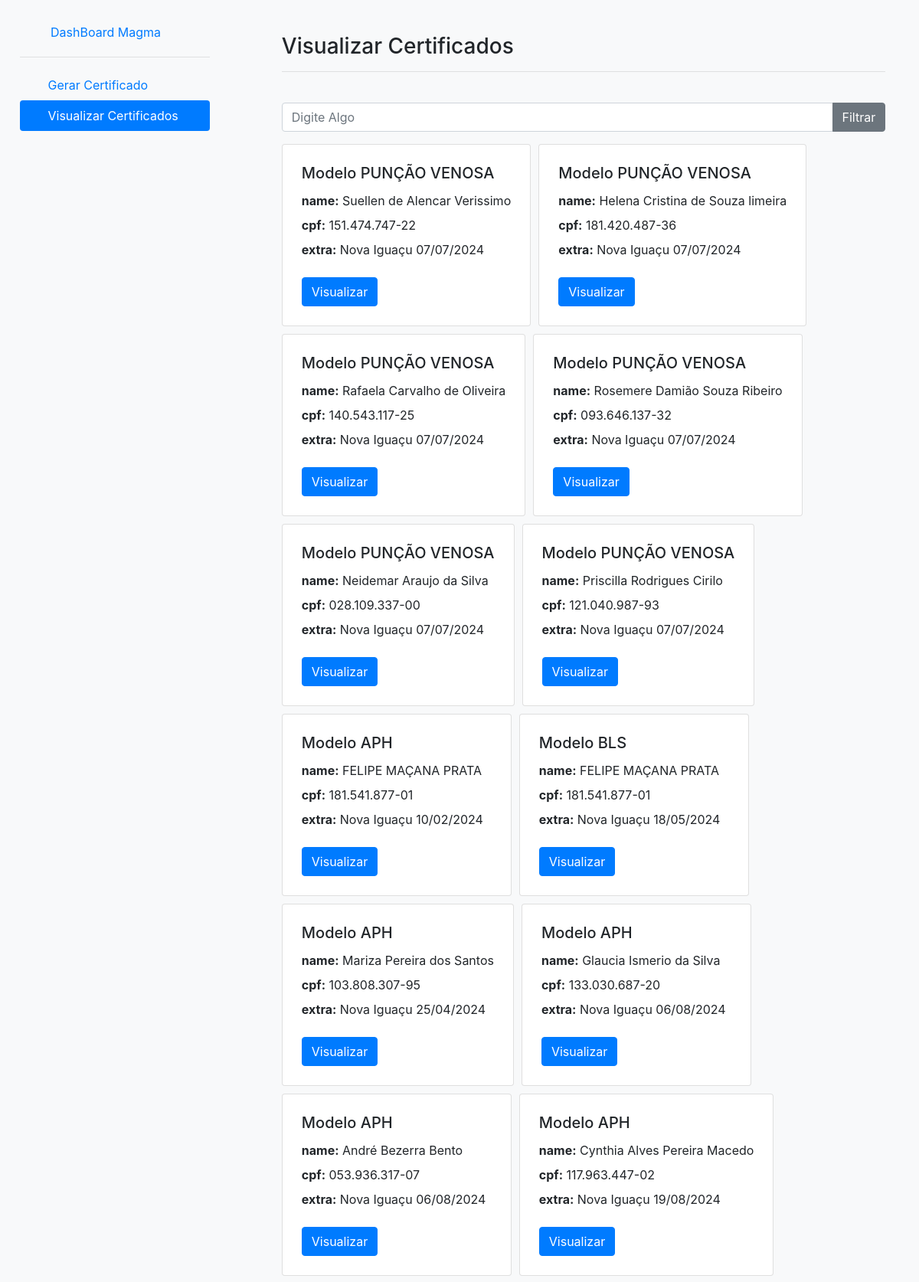
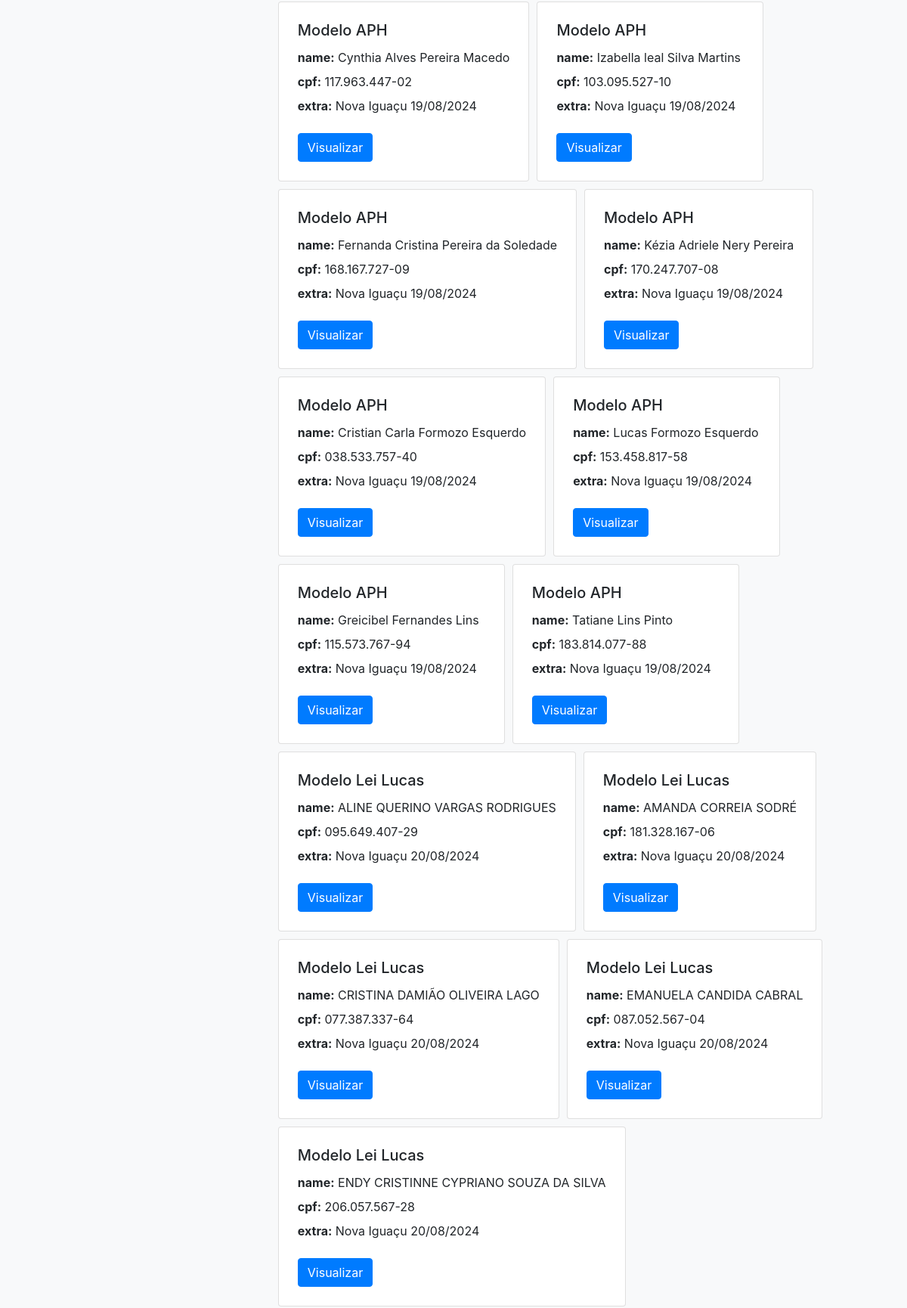
/dash/history (upper part), run on the app's committed database (2 pictures, top to bottom).
### certificate/models.py (models this page shows, shortened)
class Certificate(models.Model):
    identifier = models.CharField(max_length=200)
    model = models.ForeignKey(Model, on_delete=models.CASCADE)
    data_json = models.CharField(max_length=200)
    render = ''
    def get_json(self):
        self.data_json = re.sub(r"(?<!\\)'", '"', self.data_json)
        return json.loads(self.data_json)
    def render_html(self):
        data_json = self.get_json()
        for k, v in data_json.items():
            self.render += f'<b>{k}:</b> <label>{v}</label><br>'
        return self

### model/models.py (models this page shows, shortened)
class Model(models.Model):
    name = models.CharField(max_length=200)
    front = models.FileField(upload_to='models/')
    back = models.FileField(upload_to='models/')
    texts = models.ManyToManyField(Text)

### dash/views.py (the view)
# urls.py: path('history', views.history, name="history"),
def history(request, term=None):
    context = {}
    if term:
        context['term'] = term
        context['certificates'] = [certificate.render_html() for certificate in Certificate.objects.filter(identifier__contains=term)]
    else:
        context['certificates'] = [certificate.render_html() for certificate in Certificate.objects.all()]
    return render(request, 'history.html', context=context)

### dash/templates/history.html (shortened to what this page needs)
{% extends 'base_dash.html' %}
{% load static %}
{% block body %}
    <h3>Visualizar Certificados</h3>
    <hr>
    <br>
    <div class="input-group mb-3">
      <input id="inputSearch" type="text" style="height:auto;" class="form-control" placeholder="Digite Algo" {% if term %} value="{{term}}" {% endif %}>
      <div class="input-group-append">
          <button onclick="SearchResponse();" class="btn btn-secondary" type="button">Filtrar</button>
      </div>
    </div>
    <div class="d-flex flex-row flex-wrap" style="gap: 10px;">
    {% for certificate in certificates %}
      <div style="min-width: 300px">
        <div id="certificate {{certificate.pk}}" class="card" style="padding: 5px;">
          <div id="certificate {{certificate.pk}} child" class="card-body">
            <h5 class="card-title">Modelo {{certificate.model.name}}</h5>
            <p class="card-text">{{ certificate.render|safe }} </p>
            <button onClick="RenderCertificate('certificate {{certificate.pk}}', true)" class="btn btn-primary">Visualizar</button>
          </div>
        </div>
      </div>
    {% endfor %}
    </div>
{% endblock %}

### templates/static/css/global.css (style rules this page uses)
* { margin: 0; padding: 0; box-sizing: border-box; }
body { background-color: #f8f9fa; width: 100%; height: 100vh; }

### data on the page
Certificate: model.name "PUNÇÃO VENOSA", render "name: Suellen de Alencar Verissimo cpf: 151.474.747-22 extra: Nova Iguaçu 07/07/2024"
Certificate: model.name "PUNÇÃO VENOSA", render "name: Helena Cristina de Souza limeira cpf: 181.420.487-36 extra: Nova Iguaçu 07/07/2024"
Certificate: model.name "PUNÇÃO VENOSA", render "name: Rafaela Carvalho de Oliveira cpf: 140.543.117-25 extra: Nova Iguaçu 07/07/2024"
Certificate: model.name "PUNÇÃO VENOSA", render "name: Rosemere Damião Souza Ribeiro cpf: 093.646.137-32 extra: Nova Iguaçu 07/07/2024"
Certificate: model.name "PUNÇÃO VENOSA", render "name: Neidemar Araujo da Silva cpf: 028.109.337-00 extra: Nova Iguaçu 07/07/2024"
Certificate: model.name "PUNÇÃO VENOSA", render "name: Priscilla Rodrigues Cirilo cpf: 121.040.987-93 extra: Nova Iguaçu 07/07/2024"
Certificate: model.name "APH", render "name: FELIPE MAÇANA PRATA cpf: 181.541.877-01 extra: Nova Iguaçu 10/02/2024"
Certificate: model.name "BLS", render "name: FELIPE MAÇANA PRATA cpf: 181.541.877-01 extra: Nova Iguaçu 18/05/2024"
Certificate: model.name "APH", render "name: Mariza Pereira dos Santos cpf: 103.808.307-95 extra: Nova Iguaçu 25/04/2024"
Certificate: model.name "APH", render "name: Glaucia Ismerio da Silva cpf: 133.030.687-20 extra: Nova Iguaçu 06/08/2024"
Certificate: model.name "APH", render "name: André Bezerra Bento cpf: 053.936.317-07 extra: Nova Iguaçu 06/08/2024"
Certificate: model.name "APH", render "name: Cynthia Alves Pereira Macedo cpf: 117.963.447-02 extra: Nova Iguaçu 19/08/2024"
Certificate: model.name "APH", render "name: Cynthia Alves Pereira Macedo cpf: 117.963.447-02 extra: Nova Iguaçu 19/08/2024"
Certificate: model.name "APH", render "name: Izabella leal Silva Martins cpf: 103.095.527-10 extra: Nova Iguaçu 19/08/2024"
Certificate: model.name "APH", render "name: Fernanda Cristina Pereira da Soledade cpf: 168.167.727-09 extra: Nova Iguaçu 19/08/2024"
Certificate: model.name "APH", render "name: Kézia Adriele Nery Pereira cpf: 170.247.707-08 extra: Nova Iguaçu 19/08/2024"
Certificate: model.name "APH", render "name: Cristian Carla Formozo Esquerdo cpf: 038.533.757-40 extra: Nova Iguaçu 19/08/2024"
Certificate: model.name "APH", render "name: Lucas Formozo Esquerdo cpf: 153.458.817-58 extra: Nova Iguaçu 19/08/2024"
Certificate: model.name "APH", render "name: Greicibel Fernandes Lins cpf: 115.573.767-94 extra: Nova Iguaçu 19/08/2024"
Certificate: model.name "APH", render "name: Tatiane Lins Pinto cpf: 183.814.077-88 extra: Nova Iguaçu 19/08/2024"
Certificate: model.name "Lei Lucas", render "name: ALINE QUERINO VARGAS RODRIGUES cpf: 095.649.407-29 extra: Nova Iguaçu 20/08/2024"
Certificate: model.name "Lei Lucas", render "name: AMANDA CORREIA SODRÉ cpf: 181.328.167-06 extra: Nova Iguaçu 20/08/2024"
Certificate: model.name "Lei Lucas", render "name: CRISTINA DAMIÃO OLIVEIRA LAGO cpf: 077.387.337-64 extra: Nova Iguaçu 20/08/2024"
Certificate: model.name "Lei Lucas", render "name: EMANUELA CANDIDA CABRAL cpf: 087.052.567-04 extra: Nova Iguaçu 20/08/2024"
Certificate: model.name "Lei Lucas", render "name: ENDY CRISTINNE CYPRIANO SOUZA DA SILVA cpf: 206.057.567-28 extra: Nova Iguaçu 20/08/2024"
